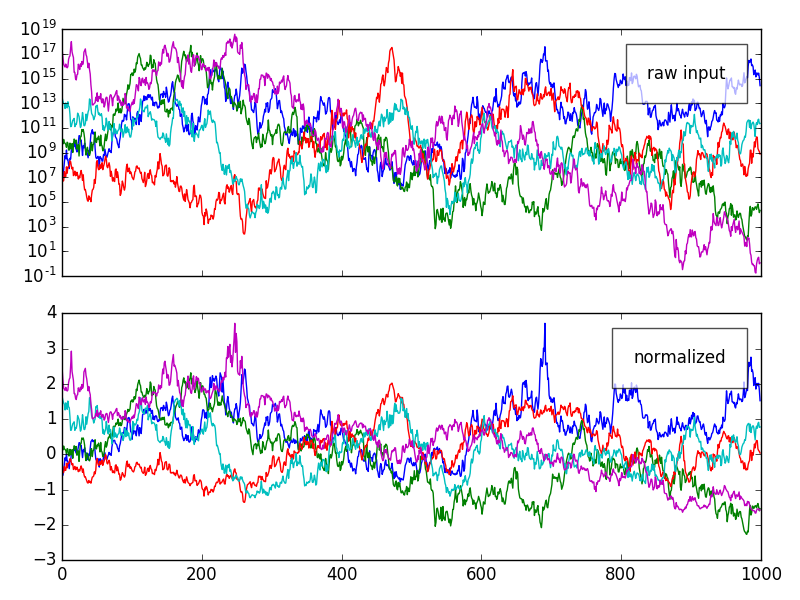

Here is the Python script that generated this plot:
import numpy as np
import Normalize
from matplotlib import pyplot as pl

num = 5
tlen = 5000

# exponentially skewed AR(1)
data = np.random.normal(size = (num, tlen+100))
for t in xrange(1, tlen+100):
    data[:, t] += data[:, t-1] * 0.995 + 0.1
data = data[:, 100:]
data = np.exp(data)

# transformation
trans = Normalize.Quantile(data)

# visual comparison
f, ax = pl.subplots(2, 1, figsize = (8, 6), sharex = True)
ax[0].semilogy(data[:,-1000:].T)
ax[1].plot(trans[:,-1000:].T)
ax[0].text(0.95, 0.8, 'raw input', horizontalalignment = 'right', transform = ax[0].transAxes,
           bbox={'facecolor':'white', 'alpha':0.7, 'pad':15})
ax[1].text(0.95, 0.8, 'normalized', horizontalalignment = 'right', transform = ax[1].transAxes,
           bbox={'facecolor':'white', 'alpha':0.7, 'pad':15})
#pl.show()
pl.tight_layout()
pl.savefig('visual.png')
